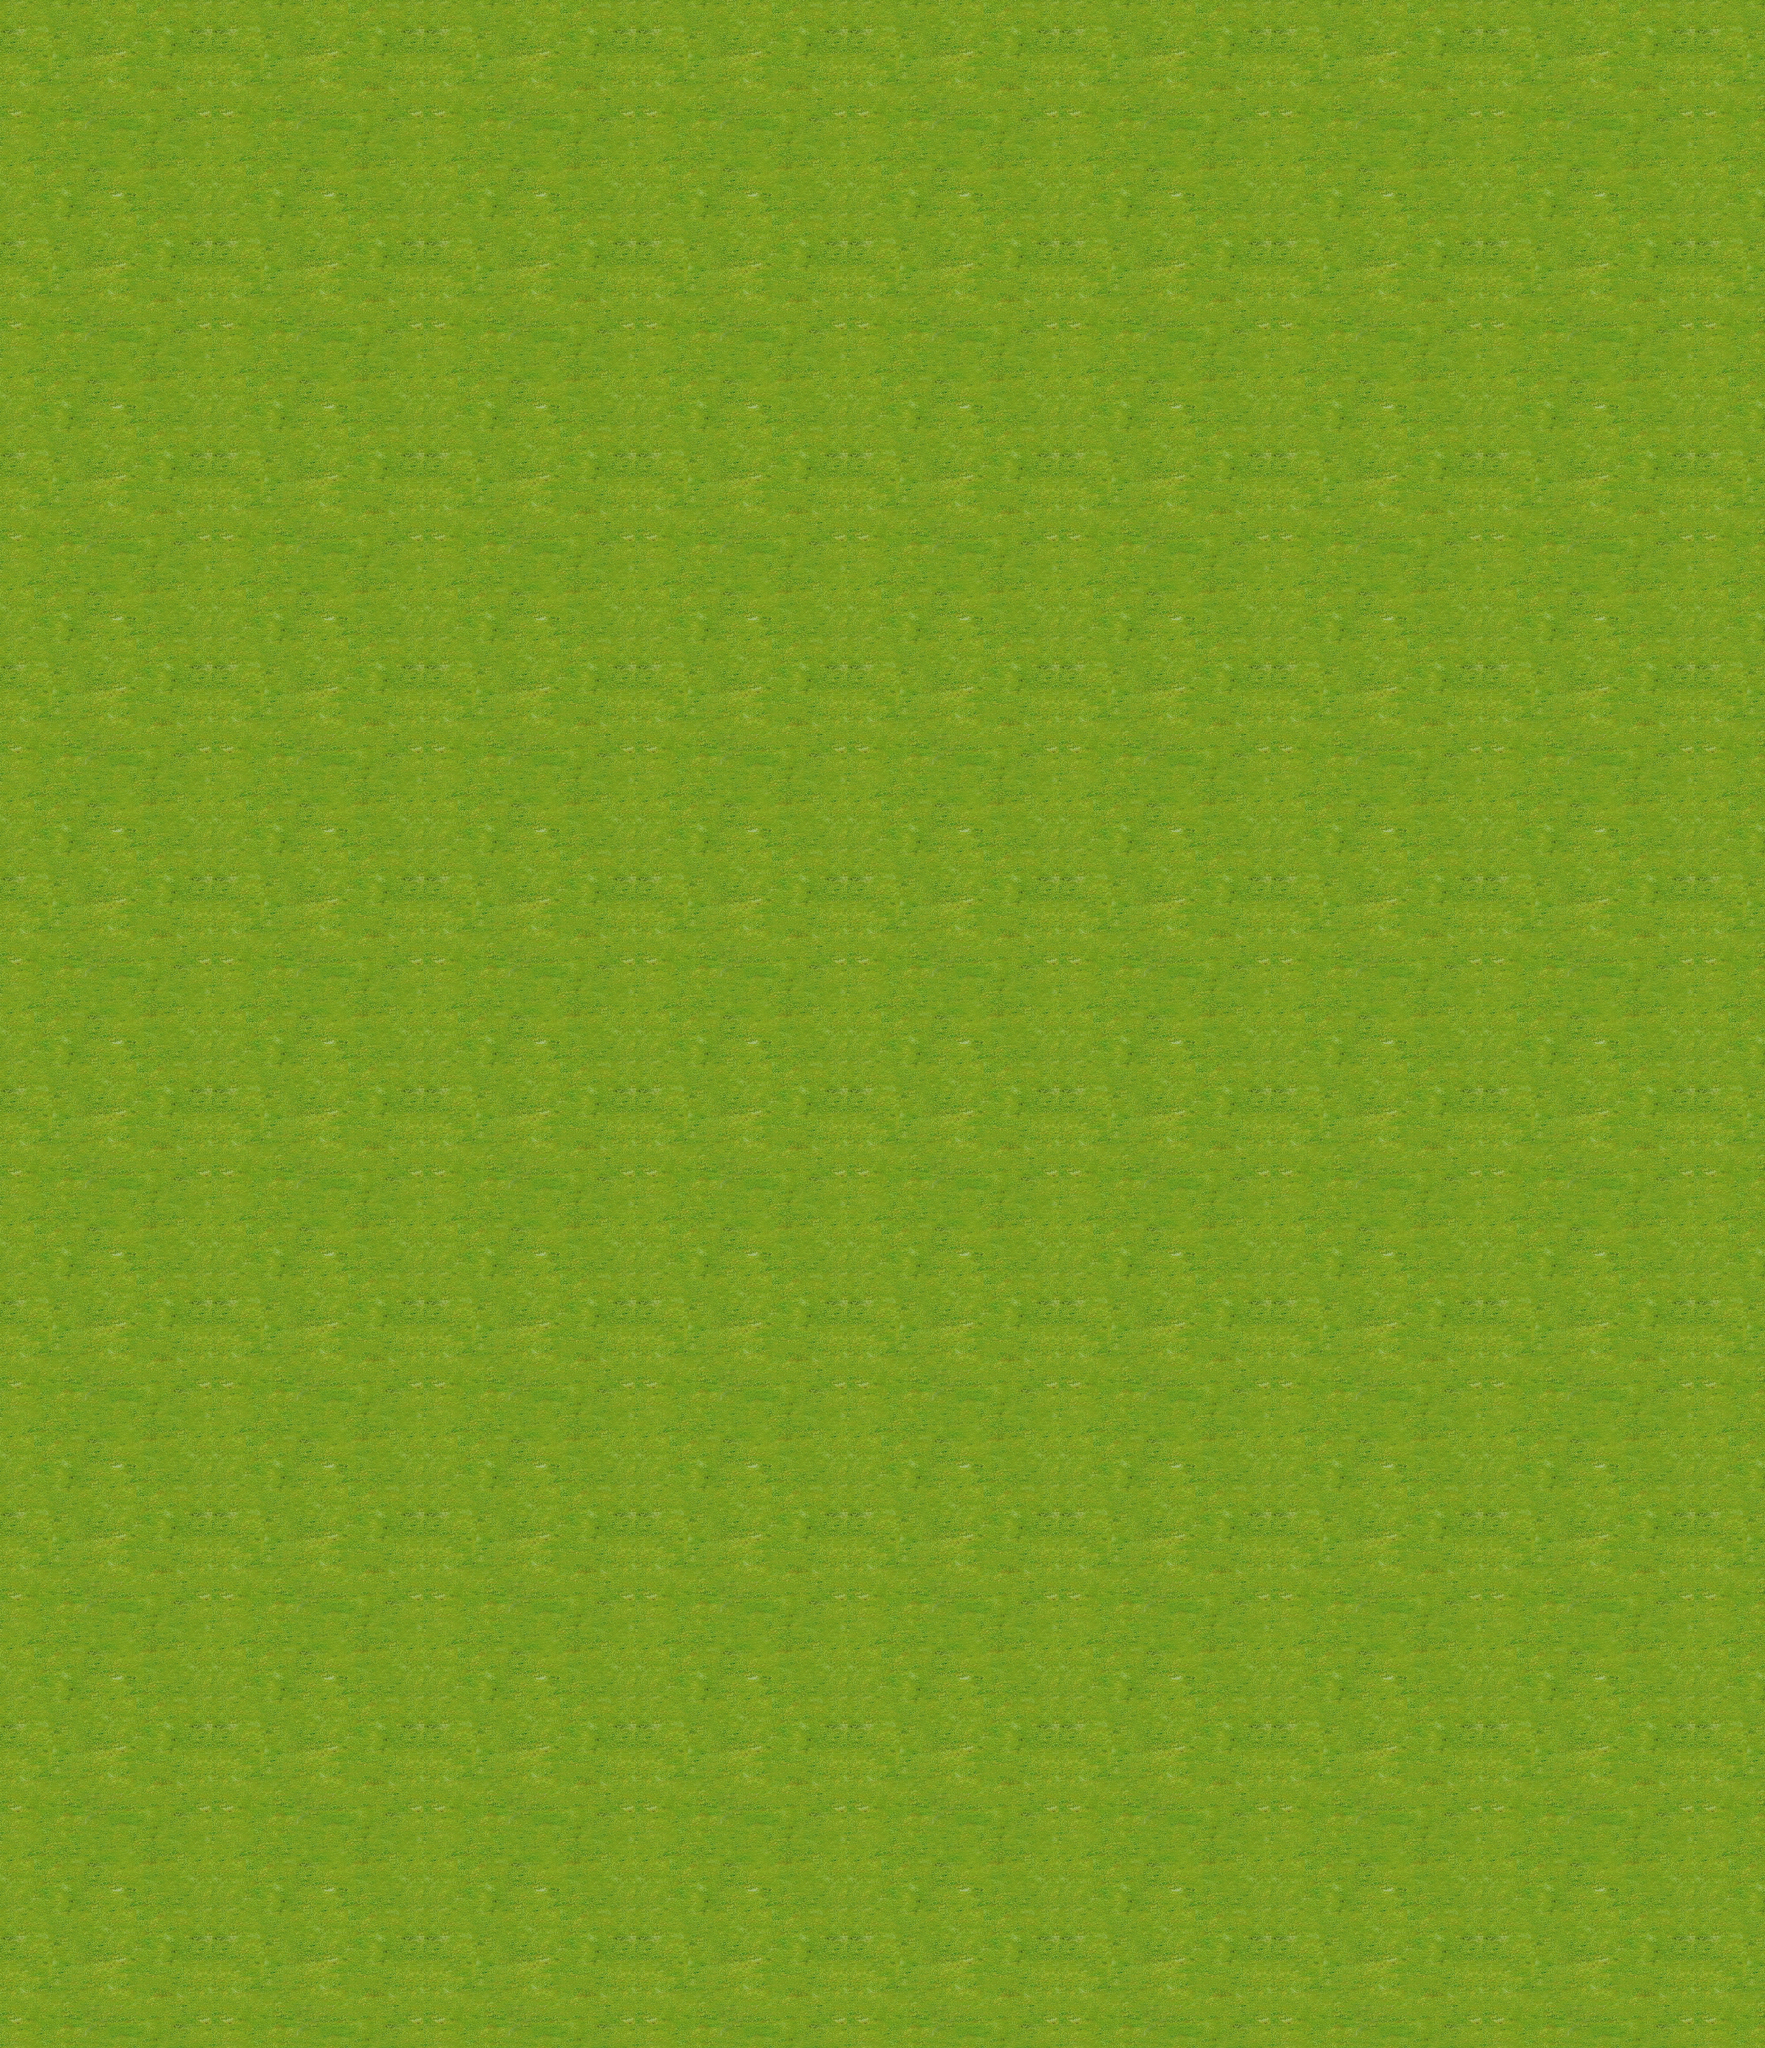

The image is a tile-based game level rendered from a .tmx file. Its description and source (layers, tilesets, objects; grid data summarised) follow:
An orthogonal 25x29 tile map with 160x160 px tiles, 1 tile layer (layer1).

<map version="1.0" orientation="orthogonal" width="25" height="29" tilewidth="160" tileheight="160">
 <tileset firstgid="1" name="terrain" tilewidth="160" tileheight="160">
  <image source="terrain.png" width="1440" height="1440" />
 </tileset>
 <layer name="layer1" width="25" height="29">
  <data>[725 cells, 725 non-empty, 9 distinct tile ids]</data>
 </layer>
</map>
